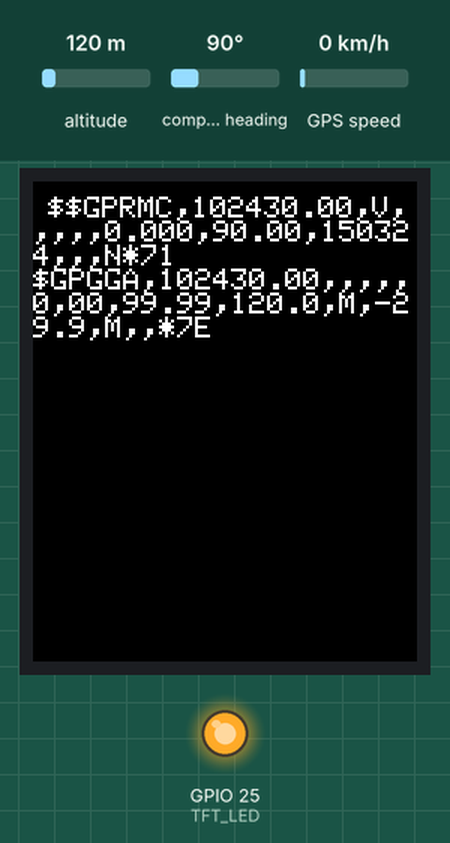
A program run on a simulated ESP32. On the bench: 128×160 colour display, output pins drawn as LEDs (lit = HIGH). The inputs (shaded band) are chosen by the test bench; at power-on: altitude 120 m, GPS speed 0 km/h, compass heading 90°. The GPS gets a fix after 3 s at 37.7749, -122.4194 with 8 satellites; what the program prints to the serial monitor is not drawn.

Above: at 0.3 s.
1.4 s: altitude set to 20 m
At 4.7 s:
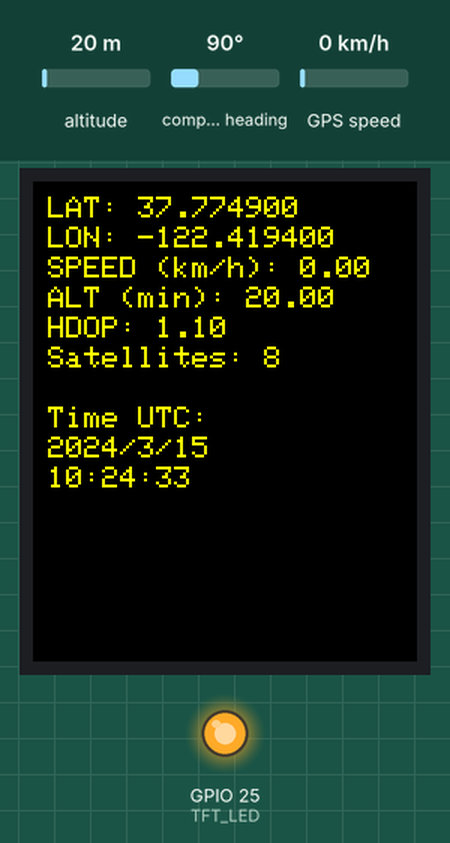
6.2 s: GPS speed set to 2 km/h
At 8.5 s:
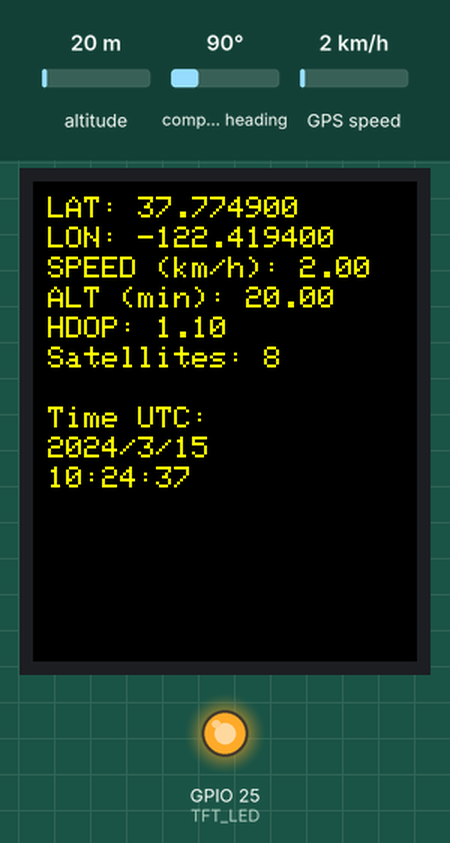
9.3 s: GPS speed set to 30 km/h
At 11.3 s:
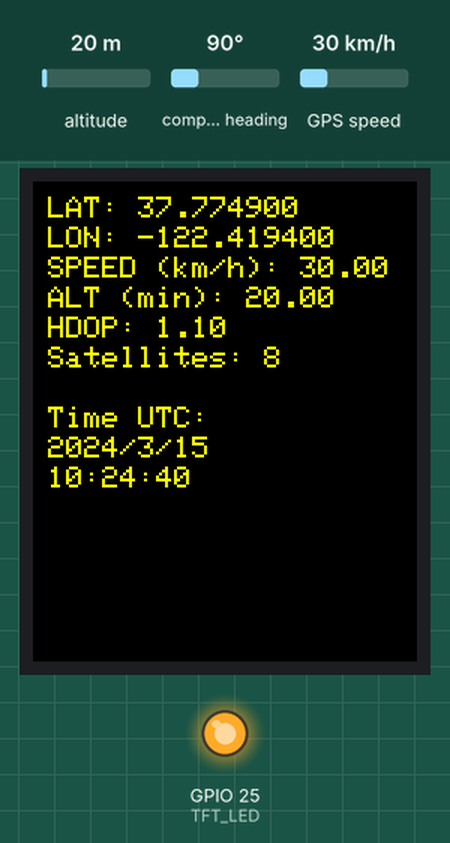
13.6 s: altitude set to 250 m
At 16.1 s:
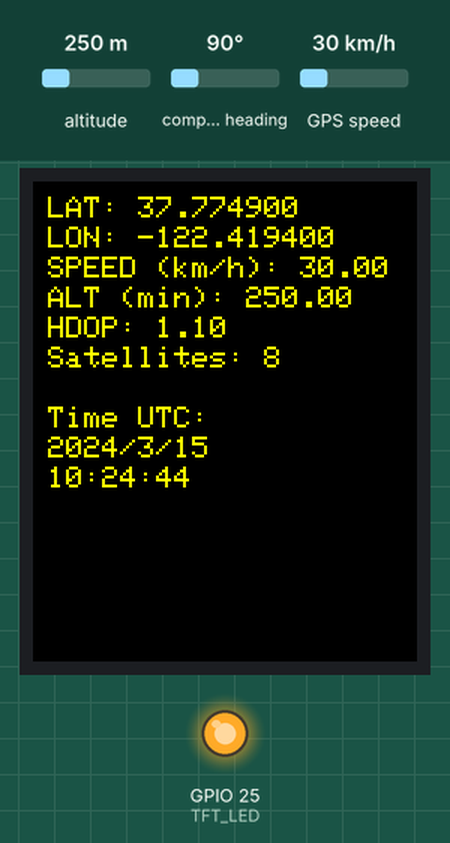
17.9 s: altitude set to 750 m
At 20.3 s:
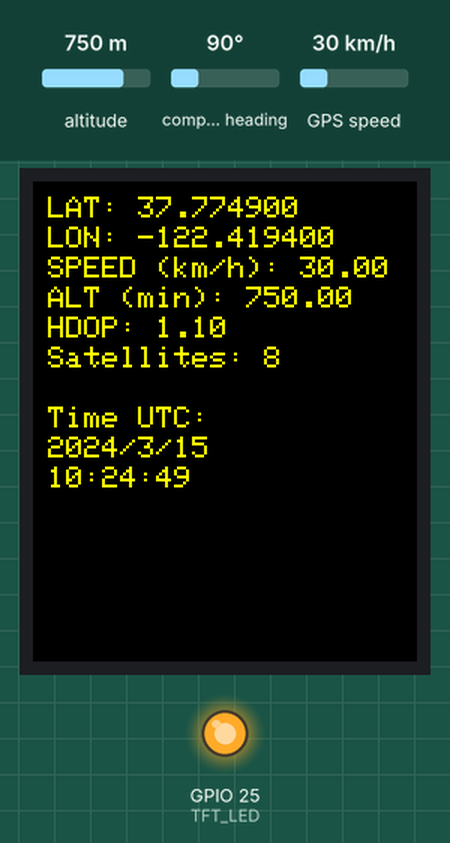
Timing chart, 0 to 21.8 s (numbered marks = the images above; inputs shaded):
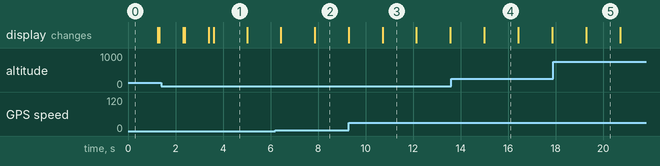

The program:

main.cpp
```cpp
// (licence header left out)
 // Define the RX and TX pins for Serial 2
#include <HardwareSerial.h>
#include <TinyGPS++.h>
//#include <SoftwareSerial.h>
#include <Adafruit_GFX.h>    // Core graphics library
#include <Adafruit_ST7735.h> // Hardware-specific library for ST7735
#include <SPI.h>

#define RXD2 16
#define TXD2 17

#define GPS_BAUD 9600

//Pin for ESP32
// #define TFT_CS         5  //case select connect to pin 5
// #define TFT_RST        15 //reset connect to pin 15
// #define TFT_DC         32 //AO connect to pin 32  (not sure that this is really used)  try pin 25
// #define TFT_MOSI       23 //Data = SDA connect to pin 23
// #define TFT_SCLK       18 //Clock = SCK connect to pin 18

#define TFT_DC 12 //A0
#define TFT_CS 13 //CS
#define TFT_MOSI 14 //SDA
#define TFT_CLK 27 //SCK
#define TFT_RST 2 // RST
#define TFT_LED 25 // LED

// For ST7735-based displays, we will use this call
Adafruit_ST7735 tft = Adafruit_ST7735(TFT_CS, TFT_DC, TFT_MOSI, TFT_CLK, TFT_RST);

//powering the tft display...

//GND is GND  that is the easy one
//LED pin on TFT will control brightness.  Using DAC on the ESP32 can control brightness by connecting
//to this pin.  See code below.  If this pin is high, VCC on the TFT does not need to be connected, but
//things seem to work better when it is connected.  VCC can go to either the 3.3 volt or the 5 volt (Vin)
//of the ESP32.  There does not appear to be any appreciable brightness difference when 5v is used instead of 3.3
//But the screen is brightest when 3.3 volts for VCC and 5volts for LED.

// Create an instance of the HardwareSerial class for Serial 2
HardwareSerial gpsSerial(2);

TinyGPSPlus gps;

bool firstSatellite = true;

void setup(){
  // Serial Monitor
  Serial.begin(9600);

  // Start Serial 2 with the defined RX and TX pins and a baud rate of 9600
  gpsSerial.begin(GPS_BAUD, SERIAL_8N1, RXD2, TXD2);
  Serial.println("Serial 2 started at 9600 baud rate");
  tft.initR(INITR_BLACKTAB);      // Init ST7735S chip, black tab
  tft.fillScreen(ST77XX_BLACK);
  int w = tft.width();
  int h = tft.height();
  Serial.print("width =");
  Serial.println(w);
  Serial.print("height =");
  Serial.println(h);
  //expecting 128 x 160

  // Set TFT_LED to output DAC and start in 255. It controls the brightness of the TFT display.
  dacWrite(TFT_LED, 255);
}

/**
 Possible colors that are predefined...

ST7735_BLACK ST77XX_BLACK
ST7735_WHITE ST77XX_WHITE
ST7735_RED ST77XX_RED
ST7735_GREEN ST77XX_GREEN
ST7735_BLUE ST77XX_BLUE
ST7735_CYAN ST77XX_CYAN
ST7735_MAGENTA ST77XX_MAGENTA
ST7735_YELLOW ST77XX_YELLOW
ST7735_ORANGE ST77XX_ORANGE

*/


void loop(){
  if(firstSatellite) {
    tft.fillScreen(ST77XX_BLACK);
    tft.setTextColor(ST77XX_WHITE, ST77XX_BLACK); // Setting background collor clear the previous text
    tft.setTextSize(0);
    tft.setCursor(5, 5);
  }
  while (gpsSerial.available() > 0){
    // get the byte data from the GPS
    char gpsData = gpsSerial.read();
    if(firstSatellite) {
      tft.print(gpsData);
    }
    Serial.print(gpsData);
    gps.encode(gpsData);
    if (gps.location.isUpdated()) {
      Serial.print("LAT: ");
      Serial.println(gps.location.lat(), 6);
      Serial.print("LONG: ");
      Serial.println(gps.location.lng(), 6);
      Serial.print("SPEED (km/h) = ");
      Serial.println(gps.speed.kmph());
      Serial.print("ALT (min)= ");
      Serial.println(gps.altitude.meters());
      Serial.print("HDOP = ");
      Serial.println(gps.hdop.value() / 100.0);
      Serial.print("Satellites = ");
      Serial.println(gps.satellites.value());
      Serial.print("Time in UTC: ");
      Serial.println(String(gps.date.year()) + "/" + String(gps.date.month()) + "/" + String(gps.date.day()) + "," + String(gps.time.hour()) + ":" + String(gps.time.minute()) + ":" + String(gps.time.second()));
      Serial.println("");
      // a single pixel
      if(firstSatellite) {
        firstSatellite = false;
        tft.fillScreen(ST77XX_BLACK);
      }
      tft.setTextColor(ST77XX_YELLOW, ST77XX_BLACK); // Setting background collor clear the previous text
      tft.setTextSize(1);
      tft.setCursor(5, 5);
      tft.print("LAT: ");
      tft.println(gps.location.lat(), 6);
      tft.setCursor(5, 15);
      tft.print("LON: ");
      tft.println(gps.location.lng(), 6);
      tft.setCursor(5, 25);
      tft.print("SPEED (km/h): ");
      tft.println(gps.speed.kmph());
      tft.setCursor(5, 35);
      tft.print("ALT (min): ");
      tft.println(gps.altitude.meters());
      tft.setCursor(5, 45);
      tft.print("HDOP: ");
      tft.println(gps.hdop.value() / 100.0);
      tft.setCursor(5, 55);
      tft.print("Satellites: ");
      tft.println(gps.satellites.value());
      tft.setCursor(5, 75);
      tft.print("Time UTC: ");
      tft.setCursor(5, 85);
      tft.println(String(gps.date.year()) + "/" + String(gps.date.month()) + "/" + String(gps.date.day()));
      tft.setCursor(5, 95);
      tft.println(String(gps.time.hour()) + ":" + String(gps.time.minute()) + ":" + String(gps.time.second()));
    }
  }
  delay(1000);
  Serial.println("-------------------------------");
  if(firstSatellite) {
    tft.println("-------------------------------");
  }


}
```

Measured:
- after the input at 1.4 s, the display: first differs from a run without the input after 0.99 s (image 1 shows a later state)
